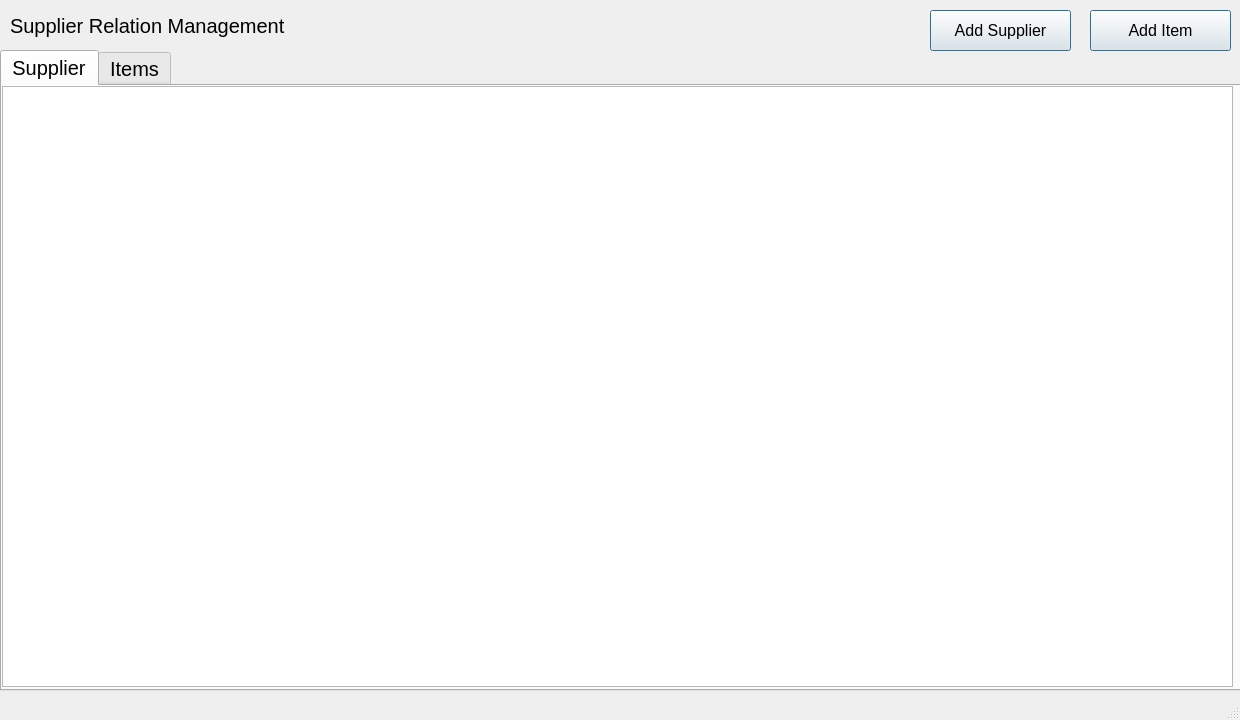
<?xml version="1.0" encoding="UTF-8"?>
<ui version="4.0">
 <class>Ms</class>
 <widget class="QMainWindow" name="Ms">
  <property name="geometry">
   <rect>
    <x>0</x>
    <y>0</y>
    <width>1240</width>
    <height>720</height>
   </rect>
  </property>
  <property name="minimumSize">
   <size>
    <width>1240</width>
    <height>720</height>
   </size>
  </property>
  <property name="maximumSize">
   <size>
    <width>1240</width>
    <height>720</height>
   </size>
  </property>
  <property name="windowTitle">
   <string>Salary Relation Management</string>
  </property>
  <widget class="QWidget" name="centralwidget">
   <widget class="QPushButton" name="addSupplier">
    <property name="geometry">
     <rect>
      <x>930</x>
      <y>10</y>
      <width>141</width>
      <height>41</height>
     </rect>
    </property>
    <property name="font">
     <font>
      <pointsize>12</pointsize>
     </font>
    </property>
    <property name="cursor">
     <cursorShape>PointingHandCursor</cursorShape>
    </property>
    <property name="styleSheet">
     <string notr="true"/>
    </property>
    <property name="text">
     <string>Add Supplier</string>
    </property>
    <property name="autoDefault">
     <bool>true</bool>
    </property>
    <property name="default">
     <bool>true</bool>
    </property>
    <property name="flat">
     <bool>false</bool>
    </property>
   </widget>
   <widget class="QLabel" name="label">
    <property name="geometry">
     <rect>
      <x>10</x>
      <y>10</y>
      <width>281</width>
      <height>31</height>
     </rect>
    </property>
    <property name="font">
     <font>
      <pointsize>15</pointsize>
     </font>
    </property>
    <property name="text">
     <string>Supplier Relation Management</string>
    </property>
   </widget>
   <widget class="QPushButton" name="addItem">
    <property name="geometry">
     <rect>
      <x>1090</x>
      <y>10</y>
      <width>141</width>
      <height>41</height>
     </rect>
    </property>
    <property name="font">
     <font>
      <pointsize>12</pointsize>
     </font>
    </property>
    <property name="text">
     <string>Add Item</string>
    </property>
    <property name="autoDefault">
     <bool>true</bool>
    </property>
    <property name="default">
     <bool>true</bool>
    </property>
    <property name="flat">
     <bool>false</bool>
    </property>
   </widget>
   <widget class="QTabWidget" name="tabWidget">
    <property name="geometry">
     <rect>
      <x>0</x>
      <y>50</y>
      <width>1241</width>
      <height>641</height>
     </rect>
    </property>
    <property name="font">
     <font>
      <pointsize>15</pointsize>
     </font>
    </property>
    <property name="currentIndex">
     <number>0</number>
    </property>
    <widget class="QWidget" name="tab">
     <attribute name="title">
      <string>Supplier</string>
     </attribute>
     <widget class="QTableWidget" name="supplieView">
      <property name="geometry">
       <rect>
        <x>0</x>
        <y>0</y>
        <width>1231</width>
        <height>601</height>
       </rect>
      </property>
      <property name="editTriggers">
       <set>QAbstractItemView::NoEditTriggers</set>
      </property>
      <property name="alternatingRowColors">
       <bool>true</bool>
      </property>
      <property name="selectionBehavior">
       <enum>QAbstractItemView::SelectRows</enum>
      </property>
      <property name="columnCount">
       <number>0</number>
      </property>
     </widget>
    </widget>
    <widget class="QWidget" name="tab_2">
     <attribute name="title">
      <string>Items</string>
     </attribute>
     <widget class="QTableWidget" name="item_info">
      <property name="geometry">
       <rect>
        <x>0</x>
        <y>0</y>
        <width>1231</width>
        <height>601</height>
       </rect>
      </property>
      <property name="editTriggers">
       <set>QAbstractItemView::NoEditTriggers</set>
      </property>
      <property name="alternatingRowColors">
       <bool>true</bool>
      </property>
      <property name="selectionBehavior">
       <enum>QAbstractItemView::SelectRows</enum>
      </property>
      <property name="columnCount">
       <number>0</number>
      </property>
     </widget>
    </widget>
   </widget>
  </widget>
  <widget class="QMenuBar" name="menubar">
   <property name="geometry">
    <rect>
     <x>0</x>
     <y>0</y>
     <width>1240</width>
     <height>21</height>
    </rect>
   </property>
  </widget>
  <widget class="QStatusBar" name="statusbar"/>
 </widget>
 <resources/>
 <connections/>
</ui>
